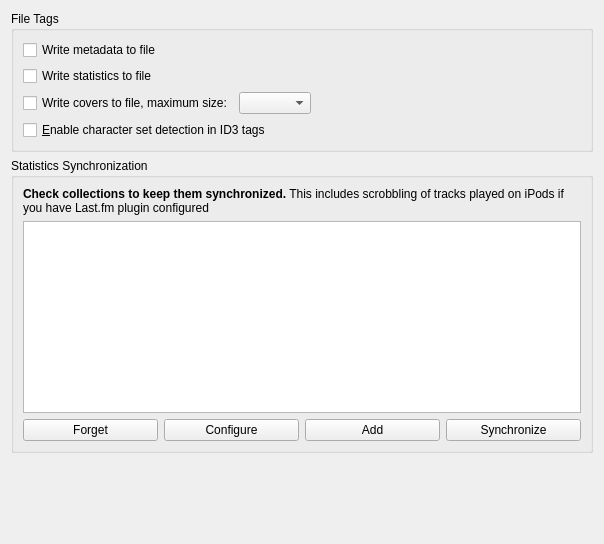
<?xml version="1.0" encoding="UTF-8"?>
<ui version="4.0">
 <class>MetadataConfig</class>
 <widget class="QWidget" name="MetadataConfig">
  <property name="geometry">
   <rect>
    <x>0</x>
    <y>0</y>
    <width>604</width>
    <height>544</height>
   </rect>
  </property>
  <layout class="QVBoxLayout" name="verticalLayout">
   <item>
    <widget class="QGroupBox" name="m_tagsGroup">
     <property name="title">
      <string>File Tags</string>
     </property>
     <layout class="QVBoxLayout" name="verticalLayout_2">
      <item>
       <widget class="QCheckBox" name="m_writeBack">
        <property name="toolTip">
         <string>Write meta data changes (including 'stars' rating) back to the original file.
You can also prevent writing back by write protecting the file.
This might be a good idea if you are currently
sharing those files via the Internet.</string>
        </property>
        <property name="text">
         <string>Write metadata to file</string>
        </property>
       </widget>
      </item>
      <item>
       <widget class="QCheckBox" name="m_writeBackStatistics">
        <property name="toolTip">
         <string>Write play-changing statistics (e.g. score, lastplayed, playcount)
as tags back to the file.</string>
        </property>
        <property name="text">
         <string>Write statistics to file</string>
        </property>
       </widget>
      </item>
      <item>
       <layout class="QHBoxLayout" name="m_writeBackCoverDimensionsBox">
        <item>
         <widget class="QCheckBox" name="m_writeBackCover">
          <property name="toolTip">
           <string>Write changed covers back to the file.
This will replace existing embedded covers.</string>
          </property>
          <property name="text">
           <string>Write covers to file, maximum size:</string>
          </property>
         </widget>
        </item>
        <item>
         <widget class="KComboBox" name="m_writeBackCoverDimensions">
          <property name="toolTip">
           <string>Scale covers down if necessary.</string>
          </property>
         </widget>
        </item>
        <item>
         <spacer name="horizontalSpacer">
          <property name="orientation">
           <enum>Qt::Horizontal</enum>
          </property>
          <property name="sizeHint" stdset="0">
           <size>
            <width>40</width>
            <height>20</height>
           </size>
          </property>
         </spacer>
        </item>
       </layout>
      </item>
      <item>
       <widget class="QCheckBox" name="m_useCharsetDetector">
        <property name="toolTip">
         <string>If selected, Amarok will use Mozilla's
Character Set Detector to attempt to automatically guess the
character sets used in ID3 tags.</string>
        </property>
        <property name="text">
         <string>&amp;Enable character set detection in ID3 tags</string>
        </property>
       </widget>
      </item>
     </layout>
    </widget>
   </item>
   <item>
    <widget class="QGroupBox" name="m_statSyncingGroup">
     <property name="title">
      <string>Statistics Synchronization</string>
     </property>
     <layout class="QVBoxLayout" name="verticalLayout_3">
      <item>
       <widget class="QLabel" name="m_syncedCollectionsLabel">
        <property name="text">
         <string>&lt;b&gt;Check collections to keep them synchronized.&lt;/b&gt; This includes scrobbling of tracks played on iPods if you have Last.fm plugin configured</string>
        </property>
        <property name="wordWrap">
         <bool>true</bool>
        </property>
       </widget>
      </item>
      <item>
       <widget class="QListView" name="m_statSyncingProvidersView">
        <property name="selectionMode">
         <enum>QAbstractItemView::ExtendedSelection</enum>
        </property>
        <property name="iconSize">
         <size>
          <width>32</width>
          <height>32</height>
         </size>
        </property>
       </widget>
      </item>
      <item>
       <layout class="QHBoxLayout" name="horizontalLayout">
        <item>
         <widget class="QPushButton" name="m_forgetCollectionsButton">
          <property name="text">
           <string>Forget</string>
          </property>
         </widget>
        </item>
        <item>
         <widget class="QPushButton" name="m_configureButton">
          <property name="text">
           <string>Configure</string>
          </property>
         </widget>
        </item>
        <item>
         <widget class="QPushButton" name="m_addCollectionButton">
          <property name="text">
           <string>Add</string>
          </property>
         </widget>
        </item>
        <item>
         <widget class="QPushButton" name="m_synchronizeButton">
          <property name="text">
           <string>Synchronize</string>
          </property>
         </widget>
        </item>
       </layout>
      </item>
      <item>
       <layout class="QVBoxLayout" name="m_statSyncingFieldsLayout"/>
      </item>
     </layout>
    </widget>
   </item>
   <item>
    <spacer name="verticalSpacer">
     <property name="orientation">
      <enum>Qt::Vertical</enum>
     </property>
     <property name="sizeHint" stdset="0">
      <size>
       <width>20</width>
       <height>40</height>
      </size>
     </property>
    </spacer>
   </item>
  </layout>
 </widget>
 <customwidgets>
  <customwidget>
   <class>KComboBox</class>
   <extends>QComboBox</extends>
   <header>kcombobox.h</header>
  </customwidget>
 </customwidgets>
 <resources/>
 <connections/>
</ui>
